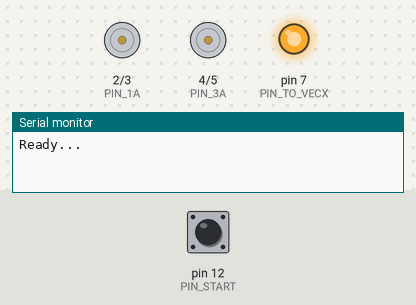
A sketch run on a simulated Arduino Uno, built with avr-gcc and run on an emulated ATmega328P. Shown: motor-driver pin pairs drawn as motors (green arrow = first pin HIGH = forward, orange = second pin HIGH = backward, longer = more drive), output pins drawn as LEDs (lit = HIGH), the last lines printed to the serial monitor. Inputs (shaded band) come from the test bench; at power-on: pin 12 (PIN_START) HIGH.

Above: at 0.8 s.
0.9 s: pin 12 (PIN_START) pulled LOW for 0.15 s
At 1.68 s:
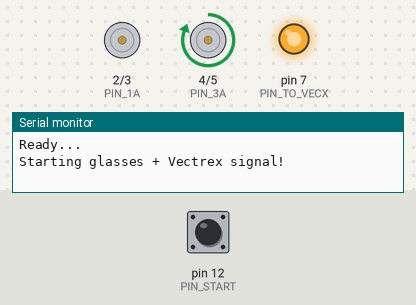
At 2.34 s:
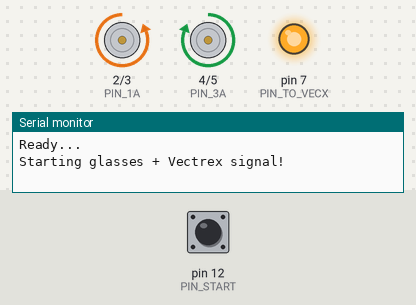
Timing chart, 0 to 37.1 s (numbered marks = the images above; inputs shaded):
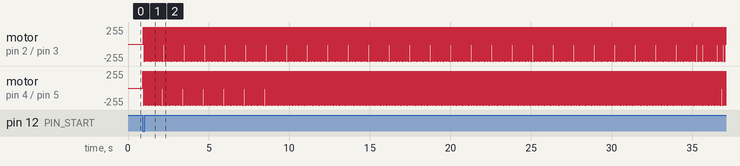

Measured:
- after the input at 0.9 s, motor on pin 2 (PIN_1A) / pin 3 (PIN_2A), motor on pin 4 (PIN_3A) / pin 5 (PIN_4A): stopped → forward 255/255 at once, then repeats every 0.07 s: stopped 0.02 s, backward 255/255 0.02 s, stopped 0.02 s, forward 255/255 0.02 s

The sketch:

3d_glasses.ino
```cpp
// (licence header left out)
// Define the pins for the H-bridge
#define PIN_1A 2
#define PIN_2A 3
#define PIN_3A 4
#define PIN_4A 5

// To Vectrex controller 2 pin 4 (button 4)
#define PIN_TO_VECX 7

// From Vectrex controller 2 pin3 - currently not used
#define PIN_FROM_VECX 6

// Press to button to start - eliminate player 2 button 4 at start
#define PIN_START  12

#define LENS_LEFT  0
#define LENS_RIGHT 1

#define LENS_LIGHT 0
#define LENS_DARK  1

// Easier to access pin numbers in a foor loop
int hBridgePins[4] = { PIN_1A, PIN_2A, PIN_3A, PIN_4A  };

// Keep track of which way we turned the H-bridge on the last time
// Does not really matter how these get initialized - they will be switching
// all the time
int currentDir[2] = {1, 1};

void setup() {
  Serial.begin(115200);

  for (int i = 0; i < 4; i++) {
    pinMode(hBridgePins[i], OUTPUT);
  }

  pinMode(PIN_FROM_VECX, INPUT);
  pinMode(PIN_TO_VECX, OUTPUT);

  pinMode(PIN_START, INPUT_PULLUP);

  digitalWrite(PIN_TO_VECX, 1);

  Serial.println("Ready...");

  // With multicarts, it may be bad if the Arduino "pressed" button 4 right away
  // So hold the line high until someone presses a button to start the glasses
  // and Vectrex signal
  int start = digitalRead(PIN_START);

  while (1 == start) {
    delay(1);
    start = digitalRead(PIN_START);
  }

  Serial.println("Starting glasses + Vectrex signal!");
}


/*
 *  From http://www.ti.com/lit/ds/symlink/l293.pdf
 *
 *  EN   1A   1A   Function
 *  ------------------------------
 *  H    L    H    Turn rigt
 *  H    H    L    Turn left
 *  H    L    L    Fast motor stop
 *  H    H    H    Fast motor stop
 *  L    X    X    Free-running motor stop
 */

void LensOnOff(int lens, int state)
{
  // Lens is 0 for left, 1 for right lens
  // state is 0 for off, 1 for on

  if (0 == state) {
//    Serial.print("Off ");
//    Serial.println(lens);

    digitalWrite(hBridgePins[lens * 2], 0);
    digitalWrite(hBridgePins[lens * 2 + 1], 0);

    return;
  }

//  Serial.print("On ");
//  Serial.println(lens);
//  Serial.print(lens * 2);
//  Serial.print(" - ");
//  Serial.print(currentDir[lens]);
//  Serial.print(", ");
//  Serial.print(lens * 2 + 1);
//  Serial.print(" - ");
//  Serial.print(1 - currentDir[lens]);
//  Serial.println("");

  // Every time the lens turns on, switch the current direction around
  digitalWrite(hBridgePins[lens * 2], currentDir[lens]);
  digitalWrite(hBridgePins[lens * 2 + 1], 1 - currentDir[lens]);

  currentDir[lens] = 1 - currentDir[lens];
}

int count = 0;
/*
 * The timing for the glasses
 *
 * 37 ms cycle (ends up being 37.46 with all the code
 *
 *  0 - 18 Right lens open, left dark
 * 18 - 19 Both lenses dark
 * 19 - 36 Left open, right dark
 * 36 - 37 Borh lenses dark
 *
 * Also, in the 36-37 period is when we send the sync signal to the Vectrex
 */
void loop() {
  count++;

  if (18 == count) {
    // Almost alfway through the cycle darken both
    LensOnOff(LENS_RIGHT, LENS_DARK);
  }

  if (19 == count) {
    // Left lens open
    LensOnOff(LENS_LEFT, LENS_LIGHT);
  }

  if (36 == count) {
    // Close left
    LensOnOff(LENS_LEFT, LENS_DARK);

    // Drop the signal for 1 ms
    digitalWrite(PIN_TO_VECX, 0);
  }

  if (37 == count) {
    // Open right
    LensOnOff(LENS_RIGHT, LENS_LIGHT);

    // Raise the signal back up
    digitalWrite(PIN_TO_VECX, 1);

    count = 0;
  }

  delay(1);

}
```
